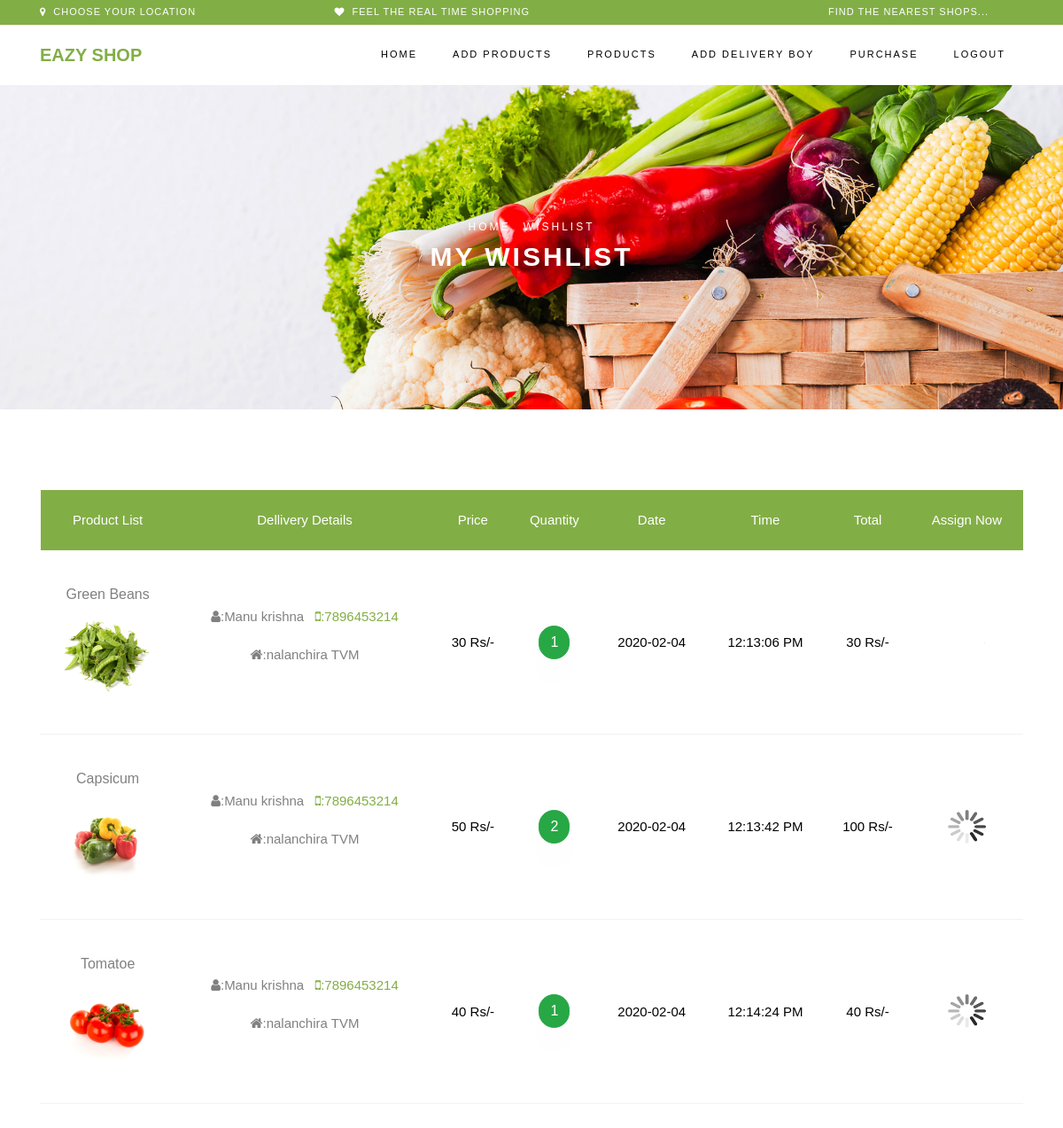
The page /shop/hist.php (signed in) on the database its author committed.
### tables this page shows
CREATE TABLE IF NOT EXISTS `p_order` (
  `id` int(11) NOT NULL AUTO_INCREMENT,
  `qnt` varchar(150) NOT NULL,
  `price` varchar(150) NOT NULL,
  `tot` varchar(150) NOT NULL,
  `nme` varchar(150) NOT NULL,
  `addr` text NOT NULL,
  `cont` varchar(150) NOT NULL,
  `pid` varchar(150) NOT NULL,
  `uid` varchar(150) NOT NULL,
  `sid` varchar(150) NOT NULL,
  `dt` date NOT NULL,
  `tm` varchar(150) NOT NULL,
  `st` int(11) NOT NULL,
  `did` varchar(150) NOT NULL,
  PRIMARY KEY (`id`)
);

CREATE TABLE IF NOT EXISTS `pro` (
  `id` int(11) NOT NULL AUTO_INCREMENT,
  `nme` varchar(150) NOT NULL,
  `cate` varchar(150) NOT NULL,
  `price_dt` varchar(150) NOT NULL,
  `price` varchar(150) NOT NULL,
  `ph` varchar(150) NOT NULL,
  `sid` varchar(150) NOT NULL,
  `st` int(11) NOT NULL,
  PRIMARY KEY (`id`)
);

### dbconnection.php (called while the page is built, shortened)
<?php
$h1="Eazy Shop";
?>

### shop/hist.php (the view, shortened to what this page needs)
<?php
include '../dbconnection.php';
$usr=$_SESSION['uid'];
?>
<?php
if($usr=$_SESSION['uid'])
{
}
 else
     {
    header("location:../index.php");
}
?>
<!DOCTYPE html>
<html lang="en">
  <head>
    <link rel="stylesheet" href="https://cdnjs.cloudflare.com/ajax/libs/font-awesome/4.7.0/css/font-awesome.min.css">
    <link rel="stylesheet" href="../tmplate/css/open-iconic-bootstrap.min.css">
    <link rel="stylesheet" href="../tmplate/css/animate.css">
    <link rel="stylesheet" href="../tmplate/css/owl.carousel.min.css">
    <link rel="stylesheet" href="../tmplate/css/owl.theme.default.min.css">
    <link rel="stylesheet" href="../tmplate/css/magnific-popup.css">
    <link rel="stylesheet" href="../tmplate/css/aos.css">
    <link rel="stylesheet" href="../tmplate/css/ionicons.min.css">
    <link rel="stylesheet" href="../tmplate/css/bootstrap-datepicker.css">
    <link rel="stylesheet" href="../tmplate/css/jquery.timepicker.css">
    <link rel="stylesheet" href="../tmplate/css/flaticon.css">
    <link rel="stylesheet" href="../tmplate/css/icomoon.css">
    <link rel="stylesheet" href="../tmplate/css/style.css">
  </head>
  <body class="goto-here">
		<?php
                include 'menu.php';
                ?>
    <div class="hero-wrap hero-bread" style="background-image: url('../tmplate/images/bg_1.jpg');">
      <div class="container">
        <div class="row no-gutters slider-text align-items-center justify-content-center">
          <div class="col-md-9 ftco-animate text-center">
          	<p class="breadcrumbs"><span class="mr-2"><a href="#">Home</a></span> <span>Wishlist</span></p>
            <h1 class="mb-0 bread">My Wishlist</h1>
          </div>
        </div>
      </div>
    </div>
    <section class="ftco-section ftco-cart">
			<div class="container">
				<div class="row">
    			<div class="col-md-12 ftco-animate">
    				<div class="cart-list">
                                    <?php
                                                        $sel_gal=mysqli_query($dbcon,"select * from p_order where sid='$usr' ");
                                                        if(mysqli_num_rows($sel_gal)>0)
                                                        {$i=0;
                                                        ?>
	    				<table class="table">
						    <thead class="thead-primary">
						      <tr class="text-center">
						        <th>Product List</th>
                                                        <th>Dellivery Details</th>
						        <th>Price</th>
						        <th>Quantity</th>
                                                        <th>Date</th>
                                                        <th>Time</th>
						        <th>Total</th>
                                                        <th>Assign Now</th>
						      </tr>
						    </thead>
						    <tbody>
                                                       <?php
                                                            while($r_gal=mysqli_fetch_row($sel_gal))
                                                            {
                                                                $sel1=  mysqli_query($dbcon,"select * from pro where id='$r_gal[7]'");
                          $r1=  mysqli_fetch_row($sel1);
                                                                ?>
						      <tr class="text-center">
						        <td class="image-prod">
                                                            <h6><?php echo $r1[1] ?></h6>
                                                            <div class="img" style="background-image:url(../img2/<?php echo $r1[5] ?>);"></div></td>
                                                                <td><p>
                                                                        <span class="fa fa-user"></span>:<?php echo $r_gal[4] ?> &nbsp; <a href="tel:<?php echo $r_gal[6] ?>"><span class="fa fa-mobile"></span>:<?php echo $r_gal[6] ?> </a>
                                                            </p>
                                                            <p><span class="fa fa-home"></span>:<?php echo $r_gal[5] ?></p>
                                                        </td>
                                                        <td class="price"><?php echo $r_gal[2]  ?> Rs/-</td>
						        <td >
                                                            <span class="btn btn-success"><?php echo $r_gal[1]  ?></span>
					          </td>
                                                  <td class="price">
					             	<?php echo $r_gal[10]  ?>
					          </td>
                                                   <td class="price">
					             	<?php echo $r_gal[11]  ?>
					          </td>
						        <td class="total"><?php echo $r_gal[3]  ?> Rs/-</td>
                                                        <td>
                                <?php
        if ($r_gal[13]=='0')
        {
            ?>
                                                            <a href="as_del.php?mid=<?php echo $r_gal[0]  ?>"> <i><img style="width: 45px;height: 40px" src="../gif/WaitCover.gif"><font style="font-size: large" color='orange'></font></i></a>
            <?php
        }
 else {
        ?>
                                <i><img style="width: 45px;height: 40px" src="../gif/checkmark.gif"><font style="font-size: large" color='orange'></i>
            <?php
        }
        ?>
                                                        </td>
						      </tr>
						      <?php
                                                            }
                                                            ?>
						    </tbody>
						  </table>
                                    <?php
                                                        }
                                                        ?>
					  </div>
    			</div>
    		</div>
			</div>
		</section>
  </body>
</html>

### shop/menu.php (shortened to what this page needs)
<div class="py-1 bg-primary">
    	<div class="container">
    		<div class="row no-gutters d-flex align-items-start align-items-center px-md-0">
	    		<div class="col-lg-12 d-block">
		    		<div class="row d-flex">
		    			<div class="col-md pr-4 d-flex topper align-items-center">
                                            <div class="icon mr-2 d-flex justify-content-center align-items-center"><span class="icon-map-marker"></span></div>
						    <span class="text">Choose your Location</span>
					    	</div>
					    <div class="col-md pr-4 d-flex topper align-items-center">
					    	<div class="icon mr-2 d-flex justify-content-center align-items-center"><span class="icon-heart"></span></div>
						    <span class="text">Feel the Real time Shopping</span>
					    </div>
					    <div class="col-md-5 pr-4 d-flex topper align-items-center text-lg-right">
						    <span class="text">Find the nearest shops...</span>
					    </div>
				    </div>
			    </div>
		    </div>
		  </div>
    </div>
    <nav class="navbar navbar-expand-lg navbar-dark ftco_navbar bg-dark ftco-navbar-light" id="ftco-navbar">
	    <div class="container">
                <a class="navbar-brand" href="index.php"><?php echo $h1 ?></a>
	      <div class="collapse navbar-collapse" id="ftco-nav">
	        <ul class="navbar-nav ml-auto">
                    <li class="nav-item active"><a href="pro.php" class="nav-link">Home</a></li>
                    <li class="nav-item"><a href="add_pro.php" class="nav-link">Add Products</a></li>
                    <li class="nav-item"><a href="pro.php" class="nav-link">Products</a></li>
                    <li class="nav-item"><a href="add_del.php" class="nav-link">Add Delivery Boy</a></li>
                    <li class="nav-item"><a href="hist.php" class="nav-link">Purchase</a></li>
                    <li class="nav-item"><a href="../logout.php" class="nav-link">Logout</a></li>
	        </ul>
	      </div>
	    </div>
	  </nav>

### tmplate/css/icomoon.css (style rules this page uses)
[class^="icon-"], [class*=" icon-"] { font-family: 'icomoon' !important; speak: none; font-style: normal; font-weight: normal; font-variant: normal; text-transform: none; line-height: 1; -webkit-font-smoothing: antialiased; -moz-osx-font-smoothing: grayscale; }
.icon-heart:before { content: "\f004"; }
.icon-map-marker:before { content: "\f041"; }

### rows shown on the page
p_order: pro.nme "Green Beans", pro.ph (picture), nme "Manu krishna", cont "7896453214", addr "nalanchira TVM", price "30", qnt "1", dt "2020-02-04", tm "12:13:06 PM", tot "30"
p_order: pro.nme "Capsicum", pro.ph (picture), nme "Manu krishna", cont "7896453214", addr "nalanchira TVM", price "50", qnt "2", dt "2020-02-04", tm "12:13:42 PM", tot "100"
p_order: pro.nme "Tomatoe", pro.ph (picture), nme "Manu krishna", cont "7896453214", addr "nalanchira TVM", price "40", qnt "1", dt "2020-02-04", tm "12:14:24 PM", tot "40"

### other values the page prints
$h1 "EAZY SHOP"
